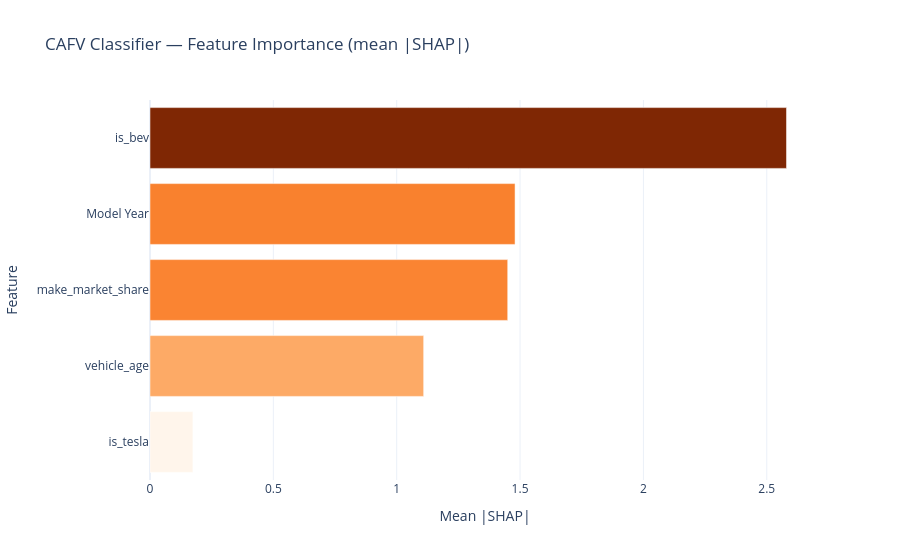

Notebook code cell kept with this figure:
### Code cell
# SHAP explainability — CAFV classifier
explainer_cafv = shap.TreeExplainer(model_cafv)
shap_vals_cafv = explainer_cafv.shap_values(results_cafv["X_test"].sample(2000, random_state=42))

# Mean |SHAP| across all classes — handles both SHAP output shapes:
#   list of arrays : (n_classes,) list of (n_samples, n_features)  → older SHAP
#   single ndarray : (n_samples, n_features, n_classes)            → newer SHAP
shap_arr = np.abs(np.array(shap_vals_cafv))   # always produces a 3D ndarray

if shap_arr.ndim == 3:
    n_features = results_cafv["X_test"].shape[1]
    # Identify which axis is n_features, reduce the other two
    feat_axis = next(i for i, s in enumerate(shap_arr.shape) if s == n_features)
    reduce_axes = tuple(i for i in range(3) if i != feat_axis)
    mean_shap_vals = shap_arr.mean(axis=reduce_axes)
elif shap_arr.ndim == 2:                       # binary / single-output fallback
    mean_shap_vals = shap_arr.mean(axis=0)
else:
    raise ValueError(f"Unexpected shap_values shape: {shap_arr.shape}")

mean_shap = pd.Series(mean_shap_vals, index=results_cafv["X_test"].columns, name="mean_shap")
viz.plot_shap_bar(mean_shap, title="CAFV Classifier — Feature Importance (mean |SHAP|)")

### Figure 1 — Plotly figure (JSON) as saved in the notebook; plotly's stock layout.template omitted (floating-point values rounded to 4 significant figures)
{"data": [{"alignmentgroup": "True", "hovertemplate": "Mean |SHAP|=%{marker.color}<br>Feature=%{y}<extra></extra>", "legendgroup": "", "marker": {"color": [0.1738, 1.109, 1.45, 1.48, 2.58], "coloraxis": "coloraxis", "pattern": {"shape": ""}}, "name": "", "offsetgroup": "", "orientation": "h", "showlegend": false, "textposition": "auto", "type": "bar", "x": [0.1738, 1.109, 1.45, 1.48, 2.58], "xaxis": "x", "y": ["is_tesla", "vehicle_age", "make_market_share", "Model Year", "is_bev"], "yaxis": "y"}], "layout": {"barmode": "relative", "coloraxis": {"colorbar": {"title": {"text": "Mean |SHAP|"}}, "colorscale": [[0, "rgb(255,245,235)"], [0.125, "rgb(254,230,206)"], [0.25, "rgb(253,208,162)"], [0.375, "rgb(253,174,107)"], [0.5, "rgb(253,141,60)"], [0.625, "rgb(241,105,19)"], [0.75, "rgb(217,72,1)"], [0.875, "rgb(166,54,3)"], [1, "rgb(127,39,4)"]], "showscale": false}, "legend": {"tracegroupgap": 0}, "title": {"text": "CAFV Classifier — Feature Importance (mean |SHAP|)"}, "xaxis": {"anchor": "y", "domain": [0, 1], "title": {"text": "Mean |SHAP|"}}, "yaxis": {"anchor": "x", "domain": [0, 1], "title": {"text": "Feature"}}}}
